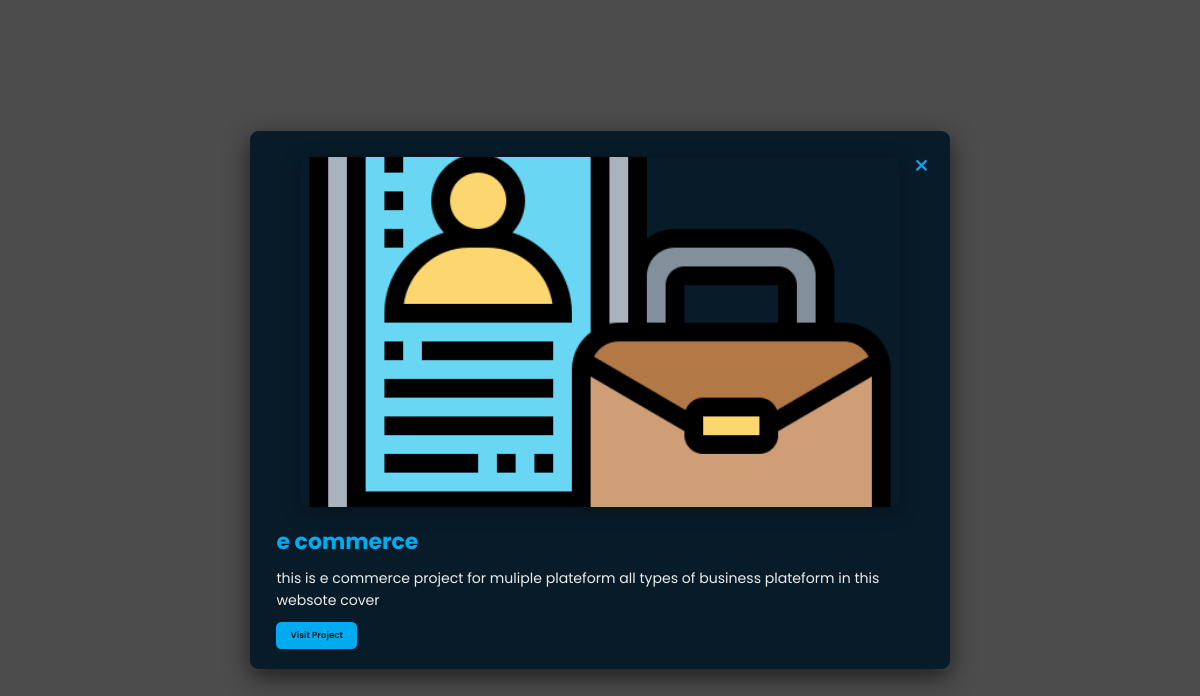
The app's page /projects/2/ with its own data.
### myportfolio/models.py (models this page shows, shortened)
class Project(models.Model):
    title = models.CharField(max_length=200)
    short_description = models.TextField()
    long_description = models.TextField()
    image = models.ImageField(upload_to="projects/")
    link = models.URLField(blank=True, null=True)  # optional project link

### myportfolio/views.py (the view)
# urls.py: path("projects/<int:pk>/", views.project_detail, name="project_detail"),
def project_detail(request, pk):
    project = get_object_or_404(Project, pk=pk)
    return render(request, "project_detail.html", {"project": project})

### myportfolio/templates/project_detail.html (shortened to what this page needs)
{% load static %}
<!DOCTYPE html>
<html lang="en">
<head>
  <link rel="stylesheet" href="{% static 'style.css' %}">
</head>
<body class="project-detail-body">
<div class="project-detail-container">
    <span class="close-btn" onclick="window.history.back();">&times;</span>
    <img src="{{ project.image.url }}" alt="{{ project.title }}" class="project-detail-img">
    <h2>{{ project.title }}</h2>
    <p>{{ project.long_description }}</p>
    {% if project.link %}
        <a href="{{ project.link }}" target="_blank" class="btn">Visit Project</a>
    {% endif %}
</div>
</body>
</html>

### myportfolio/static/style.css (style rules this page uses)
* { margin: 0; padding: 0; box-sizing: border-box; text-decoration: none; border: none; outline: none; scroll-behavior: smooth; font-family: 'Poppins', sans-serif; }
:root { --bg-color: #081b29; --second-bg-color: #112e42; --text-color: #ededed; --main-color: #00abf0; }
html { font-size: 62.5%; overflow-x: hidden; }
body { background: var(--bg-color); color: var(--text-color); }
span { color: var(--main-color); }
@media (max-width: 1200px) { html { font-size: 55%; } }
.project-detail-container h2 { font-size: 2.5rem; margin-bottom: 1rem; color: var(--main-color); }
.project-detail-container p { font-size: 1.6rem; margin-bottom: 2rem; line-height: 1.6; }
.project-detail-container .btn { padding: 0.8rem 1.6rem; background: var(--main-color); color: var(--bg-color); border-radius: .6rem; font-weight: 600; }
.project-detail-body { background: rgba(0,0,0,0.7); display: flex; justify-content: center; align-items: flex-start; min-height: 100vh; overflow-y: auto; padding: 2rem 0; }
.project-detail-container { background: var(--bg-color); color: var(--text-color); padding: 3rem; border-radius: 1rem; max-width: 700px; width: 90%; box-shadow: 0 8px 25px rgba(0,0,0,0.6); position: relative; animation: fadeIn 0.5s ease; margin: auto; }
.project-detail-container img.project-detail-img { width: 100%; border-radius: 10px; margin-bottom: 2rem; height: auto; max-height: 350px; object-fit: cover; }
.close-btn { position: absolute; top: 15px; right: 20px; font-size: 3rem; cursor: pointer; color: var(--main-color); z-index: 10; }

### myportfolio/templates/project_detail.html (style rules this page uses)
.project-detail-img { width: 100%; max-width: 600px; height: 350px; object-fit: cover; border-radius: 10px; box-shadow: 0 4px 20px rgba(0, 0, 0, 0.3); display: block; margin: 0 auto 20px; }

### records on screen
Project: image (picture), title "e commerce", long_description "this is e commerce project for muliple plateform all types of business plateform in this websote cover"
